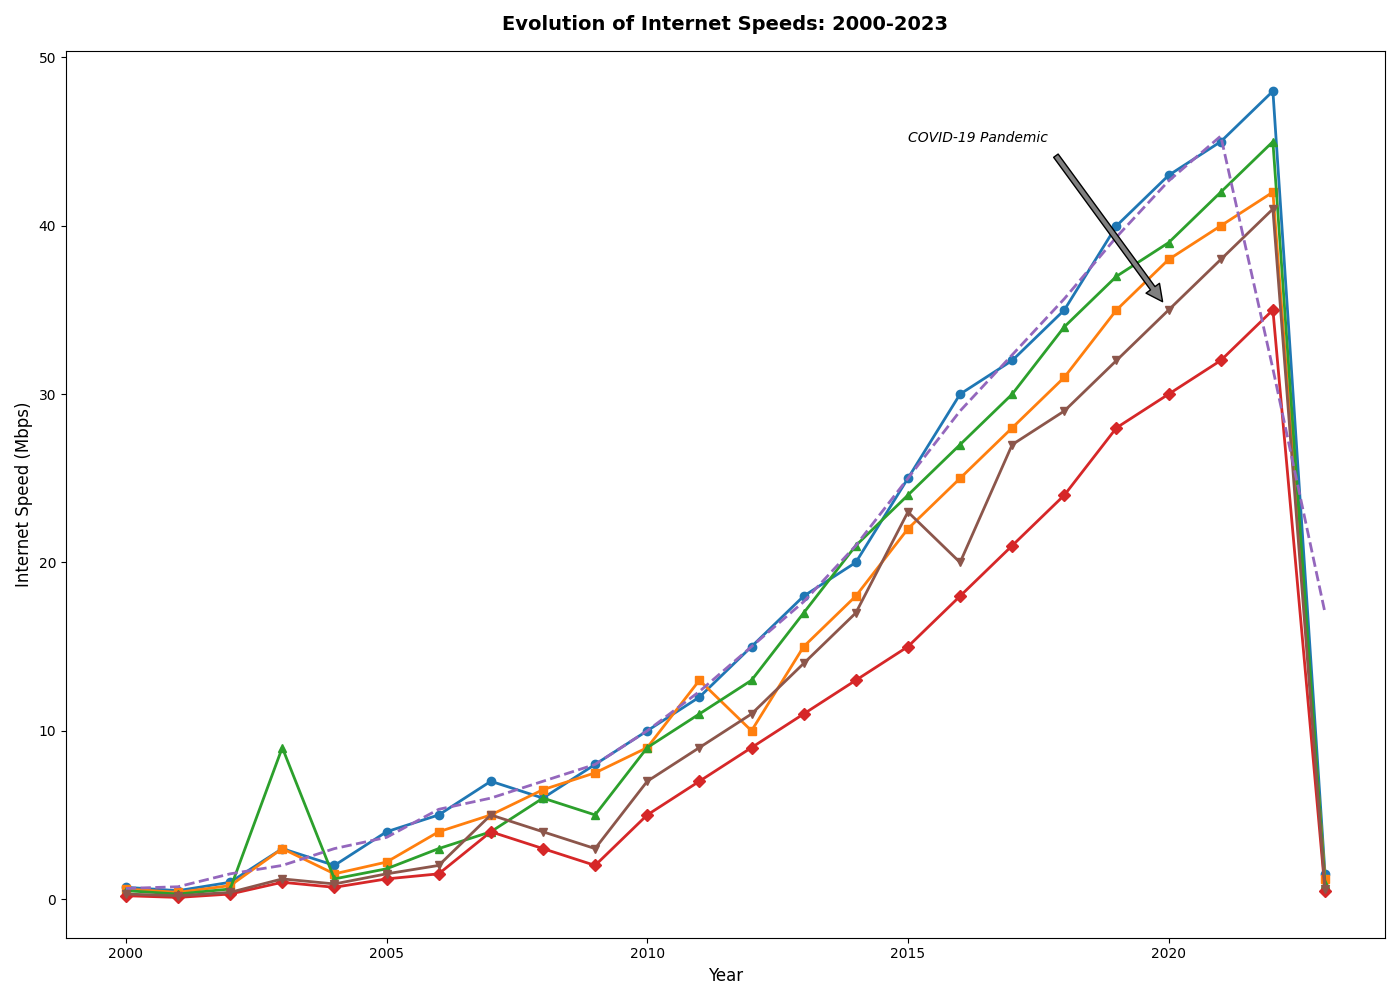

Reproduce this figure in Python.
import matplotlib.pyplot as plt
import numpy as np
from scipy.ndimage import uniform_filter1d

years = np.arange(2000, 2024)
north_america_speeds = [0.7, 0.5, 1, 3, 2, 4, 5, 7, 6, 8, 10, 12, 15, 18, 20, 25, 30, 32, 35, 40, 43, 45, 48, 1.5]
europe_speeds = [0.6, 0.4, 0.8, 3, 1.5, 2.2, 4, 5, 6.5, 7.5, 9, 13, 10, 15, 18, 22, 25, 28, 31, 35, 38, 40, 42, 1.2]
asia_speeds = [0.5, 0.3, 0.6, 9, 1.2, 1.8, 3, 4, 6, 5, 9, 11, 13, 17, 21, 24, 27, 30, 34, 37, 39, 42, 45, 0.9]
africa_speeds = [0.2, 0.1, 0.3, 1, 0.7, 1.2, 1.5, 4, 3, 2, 5, 7, 9, 11, 13, 15, 18, 21, 24, 28, 30, 32, 35, 0.5]
south_america_speeds = [0.3, 0.2, 0.4, 1.2, 0.9, 1.5, 2, 5, 4, 3, 7, 9, 11, 14, 17, 23, 20, 27, 29, 32, 35, 38, 41, 0.6]

fig, ax = plt.subplots(figsize=(14, 10))

colors = ['#ff7f0e', '#9467bd', '#d62728', '#8c564b', '#1f77b4', '#2ca02c']

ax.plot(years, north_america_speeds, marker='o', color=colors[4], linewidth=2)
ax.plot(years, europe_speeds, marker='s', color=colors[0], linewidth=2)
ax.plot(years, asia_speeds, marker='^', color=colors[5], linewidth=2)
ax.plot(years, africa_speeds, marker='D', color=colors[2], linewidth=2)
ax.plot(years, south_america_speeds, marker='v', color=colors[3], linewidth=2)

na_moving_avg = uniform_filter1d(north_america_speeds, size=3)
ax.plot(years, na_moving_avg, linestyle='--', color=colors[1], linewidth=2)

ax.annotate('COVID-19 Pandemic', xy=(2020, 35), xytext=(2015, 45),
            arrowprops=dict(facecolor='gray', shrink=0.05), fontsize=10, fontstyle='italic')

ax.set_title('Evolution of Internet Speeds: 2000-2023', fontsize=14, fontweight='bold', pad=15)
ax.set_xlabel('Year', fontsize=12)
ax.set_ylabel('Internet Speed (Mbps)', fontsize=12)

plt.tight_layout()
plt.show()
